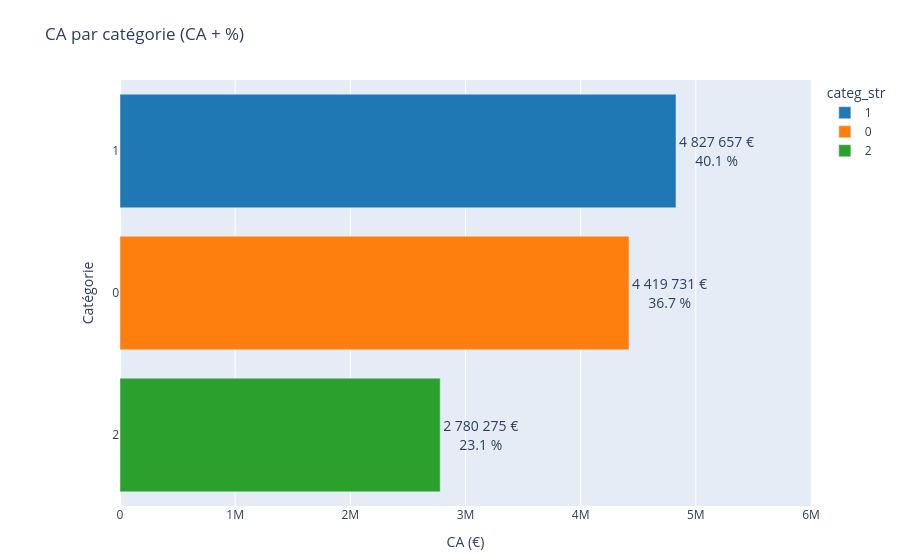

Here is the notebook cell this chart was saved with:
### Markdown cell above
La moyenne mobile sur trois mois atténue les variations mensuelles. Le graphique montre une progression limitée entre les périodes comparables de 2021 et 2022, puis une baisse en février 2023. Deux années de données ne permettent pas d'établir une saisonnalité récurrente.

### Code cell
#CA par catégorie sous forme de graphique

#Calcul du CA par catégorie et du pourcentage
ca_categ = df_sales.groupby("categ")["chiffre_affaires"].sum().reset_index()
ca_categ["pct"] = ca_categ["chiffre_affaires"] / ca_categ["chiffre_affaires"].sum() * 100

# Format CA avec séparateurs de milliers
ca_categ["ca_fmt"] = ca_categ["chiffre_affaires"].apply(lambda x: f"{x:,.0f}".replace(",", " "))
ca_categ_sorted = ca_categ.sort_values("chiffre_affaires", ascending=False)

# Conversion de la colonne "categ" en chaîne de caractères pour l'affichage
ca_categ_sorted["categ_str"] = ca_categ_sorted["categ"].astype(str)

import plotly.express as px

fig = px.bar(
    ca_categ_sorted,
    x="chiffre_affaires",
    y="categ_str",
    orientation="h",
    text=ca_categ_sorted["ca_fmt"] + " €" + "<br>" + ca_categ_sorted["pct"].round(1).astype(str) + " %",
    title="CA par catégorie (CA + %)",
    color="categ_str",
    color_discrete_sequence=["#1f77b4", "#ff7f0e", "#2ca02c"]
)

fig.update_traces(
    hovertemplate="Catégorie: %{y}<br>CA: %{x:,.0f} €<br>Part: %{customdata} %",
    customdata=ca_categ_sorted["pct"].round(1),
    textposition="outside",
    textfont=dict(size=14)
)

fig.update_layout(
    xaxis=dict(
        title="CA (€)",
        range=[0, 6_000_000],
    ),
    yaxis=dict(
        title="Catégorie"
    ),
    margin=dict(l=120, r=40, t=80, b=40)
)

fig.show()

### Figure 1 — Plotly figure (JSON) as saved in the notebook; plotly's stock layout.template omitted (floating-point values rounded to 4 significant figures)
{"data": [{"customdata": [40.1, 36.7, 23.1], "hovertemplate": "Catégorie: %{y}<br>CA: %{x:,.0f} €<br>Part: %{customdata} %", "legendgroup": "1", "marker": {"color": "#1f77b4", "pattern": {"shape": ""}}, "name": "1", "orientation": "h", "showlegend": true, "text": ["4 827 657 €<br>40.1 %"], "textfont": {"size": 14}, "textposition": "outside", "type": "bar", "x": [4828000.0], "xaxis": "x", "y": ["1"], "yaxis": "y"}, {"customdata": [40.1, 36.7, 23.1], "hovertemplate": "Catégorie: %{y}<br>CA: %{x:,.0f} €<br>Part: %{customdata} %", "legendgroup": "0", "marker": {"color": "#ff7f0e", "pattern": {"shape": ""}}, "name": "0", "orientation": "h", "showlegend": true, "text": ["4 419 731 €<br>36.7 %"], "textfont": {"size": 14}, "textposition": "outside", "type": "bar", "x": [4420000.0], "xaxis": "x", "y": ["0"], "yaxis": "y"}, {"customdata": [40.1, 36.7, 23.1], "hovertemplate": "Catégorie: %{y}<br>CA: %{x:,.0f} €<br>Part: %{customdata} %", "legendgroup": "2", "marker": {"color": "#2ca02c", "pattern": {"shape": ""}}, "name": "2", "orientation": "h", "showlegend": true, "text": ["2 780 275 €<br>23.1 %"], "textfont": {"size": 14}, "textposition": "outside", "type": "bar", "x": [2780000.0], "xaxis": "x", "y": ["2"], "yaxis": "y"}], "layout": {"barmode": "relative", "legend": {"title": {"text": "categ_str"}, "tracegroupgap": 0}, "margin": {"b": 40, "l": 120, "r": 40, "t": 80}, "title": {"text": "CA par catégorie (CA + %)"}, "xaxis": {"anchor": "y", "domain": [0.0, 1.0], "range": [0, 6000000], "title": {"text": "CA (€)"}}, "yaxis": {"anchor": "x", "categoryarray": ["2", "0", "1"], "categoryorder": "array", "domain": [0.0, 1.0], "title": {"text": "Catégorie"}}}}
